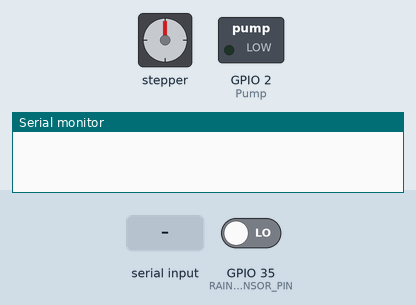
Simulated run of this sketch. Board: ESP32. On the bench: stepper motor, switched loads named in the sketch (green lamp = pin HIGH), the last lines printed to the serial monitor. Inputs (shaded band) come from the test bench; at power-on: GPIO 35 (RAIN_SENSOR_PIN) LOW. Stepper angles assume 2048 steps per turn.

Above: at 1.2 s.
1.3 s: "1" received over Serial
At 3.6 s:
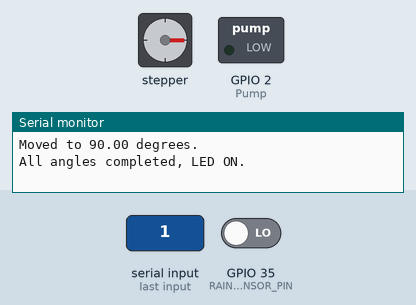
At 4.27 s:
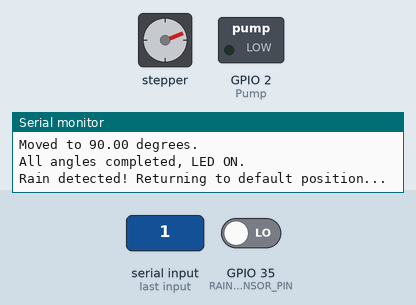
4.3 s: "2" received over Serial
At 7.1 s:
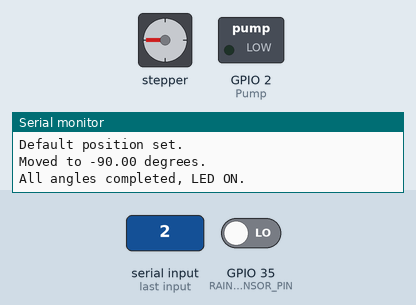
Timing chart, 0 to 10.8 s (numbered marks = the images above; inputs shaded):
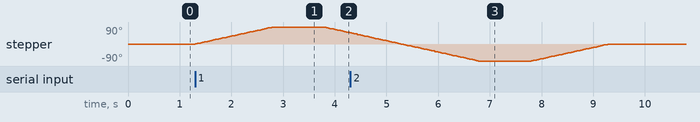

Measured:
- after the input at 1.3 s, stepper: turns 90° clockwise in 1.5 s, then 31° counter-clockwise in 0.49 s

The sketch:

control_esp32.ino
```cpp
#include <Stepper.h>

// Define stepper motor connections
#define IN1 13  // D13
#define IN2 12  // D12
#define IN3 14  // D14
#define IN4 27  // D27

// Define LED and Rain Sensor
#define Pump 2   // LED connected to D34
#define RAIN_SENSOR_PIN 35  // Rain sensor connected to D35

// Steps per revolution for 28BYJ-48 (gear reduction 64:1, motor step 2048)
#define STEPS_PER_REV 2048

// Create stepper motor instance
Stepper stepperMotor(STEPS_PER_REV, IN1, IN3, IN2, IN4); // Proper sequence

int currentPosition = 0;  // Stores current step position
bool PumpState = false;       // Tracks LED status

void setup() {
  Serial.begin(115200); // Initialize Serial Monitor
  stepperMotor.setSpeed(10); // Set stepper motor speed (RPM)

  pinMode(Pump, OUTPUT);
  pinMode(RAIN_SENSOR_PIN, INPUT);
  //pinMode(RAIN_SENSOR_PIN2, INPUT);
  //pinMode(RAIN_SENSOR_PIN3, INPUT);
  //pinMode(RAIN_SENSOR_PIN4, INPUT);
  //digitalWrite(Pump, LOW); // LED off initially
}

void moveToPosition(int targetSteps) {
  int moveSteps = targetSteps - currentPosition;
  stepperMotor.step(moveSteps);
  currentPosition = targetSteps; // Update position
  Serial.print("Moved to ");
  Serial.print(currentPosition * 360.0 / STEPS_PER_REV);
  Serial.println(" degrees.");
}

void loop() {
  if (Serial.available()) {
    char command = Serial.read();

    switch (command) {
      case '0': // Reset to default (home) position
      PumpState = false;
      digitalWrite(Pump, LOW); // Turn off LED when reset
      delay(1000),
        Serial.println("Returning to default position...");
        stepperMotor.step(-currentPosition); // Move back to zero
        currentPosition = 0;

        Serial.println("Default position set.");
        return;

      case '1': moveToPosition((90 * STEPS_PER_REV) / 360);
        digitalWrite(Pump, HIGH); // Turn on LED after completing all movements
        PumpState = true;
        Serial.println("All angles completed, LED ON.");
        break;
      case '2': moveToPosition((-90 * STEPS_PER_REV) / 360);
        digitalWrite(Pump, HIGH); // Turn on LED after completing all movements
        PumpState = true;
        Serial.println("All angles completed, LED ON.");
        break;
      case '3': moveToPosition((135 * STEPS_PER_REV) / 360);
        digitalWrite(Pump, HIGH); // Turn on LED after completing all movements
        PumpState = true;
        Serial.println("All angles completed, LED ON.");
        break;
      case '4':
        moveToPosition((-135 * STEPS_PER_REV) / 360);
        digitalWrite(Pump, HIGH); // Turn on LED after completing all movements
        PumpState = true;
        Serial.println("All angles completed, LED ON.");
        break;

      default:
        Serial.println("Invalid input! Enter 0, 1, 2, 3, or 4.");
        return;
    }
  }

  // Check for rain after LED is on
  if (PumpState && digitalRead(RAIN_SENSOR_PIN) == LOW) { // Rain detected (LOW means rain detected)
    PumpState = false;
    digitalWrite(Pump, LOW); // Turn off LED
    delay(1000),
    Serial.println("Rain detected! Returning to default position...");
    stepperMotor.step(-currentPosition); // Move back to zero
    currentPosition = 0;

    Serial.println("Default position set.");
  }
}
```
